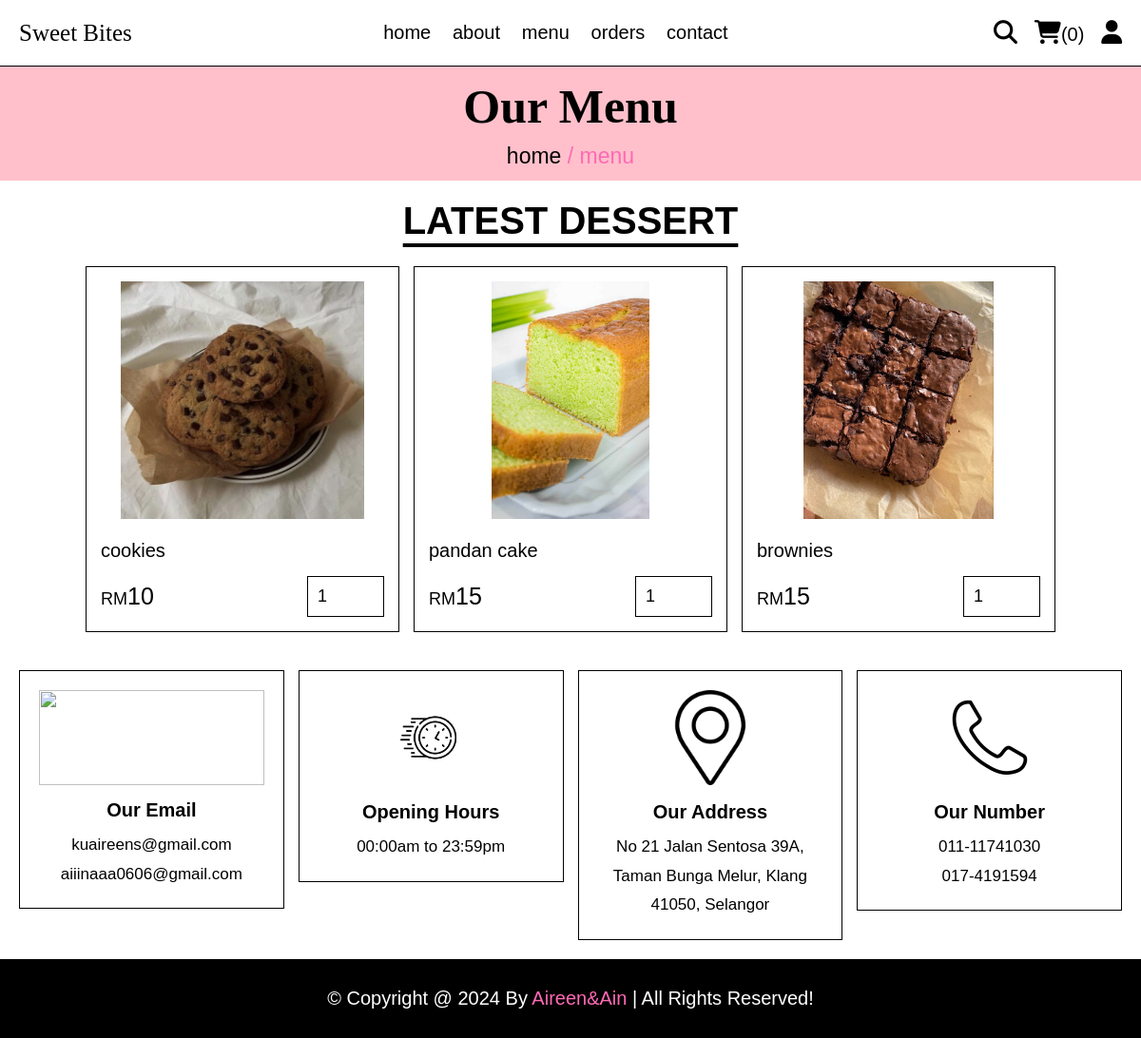
Page /menu.php on the committed database.
### tables this page shows
CREATE TABLE `products` (
  `id` int(100) NOT NULL,
  `name` varchar(100) NOT NULL,
  `description` varchar(15000) NOT NULL,
  `price` int(10) NOT NULL,
  `image` varchar(100) NOT NULL
);

### menu.php (the view, shortened to what this page needs)
<?php
include 'components/connect.php';
?>
<!DOCTYPE html>
<html lang="en">
<head>
   <link rel="stylesheet" href="https://cdnjs.cloudflare.com/ajax/libs/font-awesome/6.1.1/css/all.min.css">
   <link rel="stylesheet" href="css/style.css">
</head>
<body>
<?php include 'components/user_header.php'; ?>
<div class="heading">
   <h3>our menu</h3>
   <p><a href="home.php">home</a> <span> / menu</span></p>
</div>
<section class="products">
   <h1 class="title">latest dessert</h1>
   <div class="box-container">
      <?php
         $select_products = $conn->prepare("SELECT * FROM `products`");
         $select_products->execute();
         if($select_products->rowCount() > 0){
            while($fetch_products = $select_products->fetch(PDO::FETCH_ASSOC)){
      ?>
      <form action="" method="post" class="box">
         <img src="uploaded_img/<?= $fetch_products['image']; ?>" alt="">
         <div class="name"><?= $fetch_products['name']; ?></div>
         <div class="flex">
            <div class="price"><span>RM</span><?= $fetch_products['price']; ?></div>
            <input type="number" name="qty" class="qty" min="1" max="99" value="1" maxlength="2"">
         </div>
      </form>
      <?php
            }
         }else{
            echo '<p class="empty">no products added yet!</p>';
         }
      ?>
   </div>
</section>
<?php include 'components/footer.php'; ?>
</body>
</html>

### css/style.css (style rules this page uses)
:root { --soft-pink: #ffc0cb; --lavender: #f4c0ff; --pink: #ff69b4; --black: #000000; --white: #ffffff; --light-gray: #f8f8f8; --red: #ff0000; --border: 1px solid #000000; }
* { font-family: 'calibri', sans-serif; margin: 0; padding: 0; box-sizing: border-box; outline: none; border: none; text-decoration: none; }
.title,h1,h2,h3,h4,h5,h6 { font-family: 'calibri', sans-serif; }
html { font-size: 62.5%; overflow-x: hidden; scroll-behavior: smooth; stop-opacity: 7rem; }
section { margin: 0 auto; max-width: 1200px; padding: 2rem; }
.title { text-align: center; margin-bottom: 2.5rem; font-size: 4rem; color: var(--black); text-transform: uppercase; text-decoration: underline; text-underline-offset: 1rem; }
.heading { display: flex; align-items: center; justify-content: center; gap: 1rem; flex-flow: column; background-color: var(--soft-pink); min-height: 12rem; }
.heading h3 { font-size: 5rem; color: var(--black); text-transform: capitalize; font-family:'Broadway'; }
.heading p { font-size: 2.3rem; color: var(--pink); }
.heading p a { color: var(--black); }
.products .box-container { display: grid; grid-template-columns: repeat(auto-fit, 33rem); justify-content: center; align-items: flex-start; gap: 1.5rem; }
.products .box-container .box { border: var(--border); padding: 1.5rem; position: relative; overflow: hidden; }
.products .box-container .box img { height: 25rem; width: 100%; object-fit: contain; margin-bottom: 1rem; }
.products .box-container .box .name { font-size: 2rem; color: var(--black); margin: 1rem 0; }
.products .box-container .box .flex { display: flex; align-items: center; gap: 1rem; margin-top: 1.5rem; }
.products .box-container .box .flex .price { margin-right: auto; font-size: 2.5rem; color: var(--black); }
.products .box-container .box .flex .price span { color: var(--black); font-size: 1.8rem; }
.products .box-container .box .flex .qty { padding: 1rem; border: var(--border); font-size: 1.8rem; color: var(--black); }

### rows in the picture
products: image (picture), name "cookies", price "10"
products: image (picture), name "pandan cake", price "15"
products: image (picture), name "brownies", price "15"

### other values in the picture
$total_cart_items "0"
